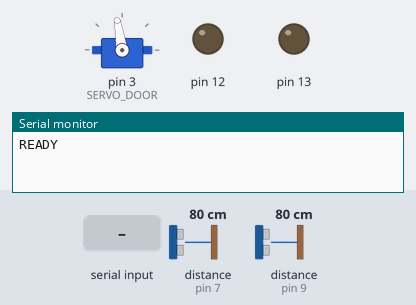
A sketch run on a simulated Arduino Uno, built with avr-gcc and run on an emulated ATmega328P. Parts: servo, output pins drawn as LEDs (lit = HIGH), the last lines printed to the serial monitor. Wiring (inferred from the names in the program): 2 × ultrasonic range finder: trigger pin 6, echo pin 7 / trigger pin 8, echo pin 9. The inputs (shaded band) are chosen by the test bench; at power-on: distance to the obstacle (sensors on pin 9, pin 7) 80 cm. The echo pulse lasts 58.3 µs per cm; pins used as bus, display or sensor lines are not drawn.

Above: at 1.2 s.
1.3 s: distance to the obstacle (sensor on pin 9) set to 12 cm
2.8 s: distance to the obstacle (sensor on pin 9) set to 9 cm
At 3.3 s:
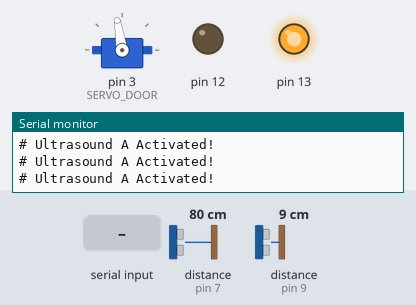
4.3 s: "OPEN_DOOR\n" received over Serial
At 5.4 s:
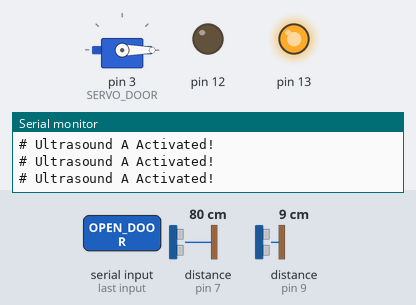
7.4 s: "CLOSE_DOOR\n" received over Serial
At 8.1 s:
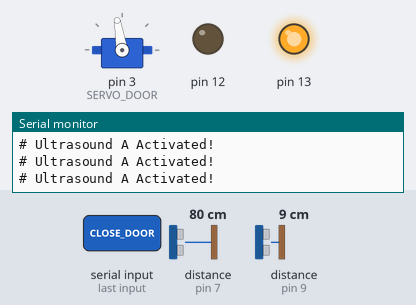
Timing chart, 0 to 10.4 s (numbered marks = the images above; inputs shaded):
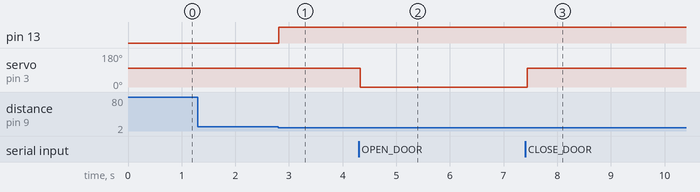

The sketch:

main.ino
```cpp
#include <Servo.h>

int TRIGG_A = 8;
int ECHO_A = 9;

int TRIGG_B = 6;
int ECHO_B = 7;

int SERVO_DOOR = 3;

int ACTIVATION_DISTANCE = 10;

Servo servoDoor;

void setup() {
  pinMode(TRIGG_A, OUTPUT);
  pinMode(ECHO_A, INPUT);

  pinMode(TRIGG_B, OUTPUT);
  pinMode(ECHO_B, INPUT);

  servoDoor.attach(SERVO_DOOR);
  servoDoor.write(99);

  pinMode(13, OUTPUT);
  pinMode(12, OUTPUT);

  Serial.begin(9600);
  //Serial.setTimeout(1);

  Serial.println("READY");
}

unsigned long lastMeasurement = micros();
int probability = 0;

void loop() {
  if (Serial.available() > 0) {
    String cmd = Serial.readStringUntil('\n');

    if (cmd == "INFO") {
      Serial.println("# Probability.");
      Serial.println(probability);
    } else if (cmd == "OPEN_DOOR") {
      Serial.println("# Opening door...");
      servoDoor.write(0);
    } else if (cmd == "CLOSE_DOOR") {
      Serial.println("# Closing door...");
      servoDoor.write(99);
    }
  }

  int ultrasoundA = measureDistance(TRIGG_A, ECHO_A);
  int ultrasoundB = measureDistance(TRIGG_B, ECHO_B);

/*
  Serial.print("# Ultrasonido A: ");
  Serial.println(ultrasoundA);
  Serial.print("# Ultrasonido B: ");
  Serial.println(ultrasoundB);
*/

  if (ultrasoundA < ACTIVATION_DISTANCE && ultrasoundA != 0) {
    unsigned long time = micros();
    Serial.println("# Ultrasound A Activated!");
    digitalWrite(13, HIGH);
    digitalWrite(12, LOW);
    lastMeasurement = time;
  } else if (ultrasoundB < ACTIVATION_DISTANCE && ultrasoundB != 0) {
    if (lastMeasurement == 0) {
      return;
    }
    Serial.println("# Ultrasound B Activated!");

    float time = float(micros() - lastMeasurement) / 1000000.0;
    probability = (1 - time/0.7) * 100;
    lastMeasurement = 0;

    digitalWrite(12, HIGH);
    digitalWrite(13, LOW);

    Serial.print("# Probability is: ");
    Serial.println(probability);
  }
}

long measureDistance(int triggerPin, int echoPin) {
  digitalWrite(triggerPin, LOW);
  delayMicroseconds(2);
  digitalWrite(triggerPin, HIGH);
  delayMicroseconds(10);
  digitalWrite(triggerPin, LOW);

  long duration = pulseIn(echoPin, HIGH, 30000);  // Timeout after 30ms.
  return duration * 0.034 / 2;
}
```

Measured:
- the behaviour switches between 11 and 10 cm on distance to the obstacle (sensor on pin 9) (found by bisection; images 0 and 1)
- after the input at 1.3 s, every drawn part: stays the same
- after the input at 2.8 s, pin 13: LOW → HIGH at once
- after the input at 4.3 s, servo on pin 3 (SERVO_DOOR): 99° → 0° at once
- after the input at 7.4 s, servo on pin 3 (SERVO_DOOR): 0° → 99° at once
